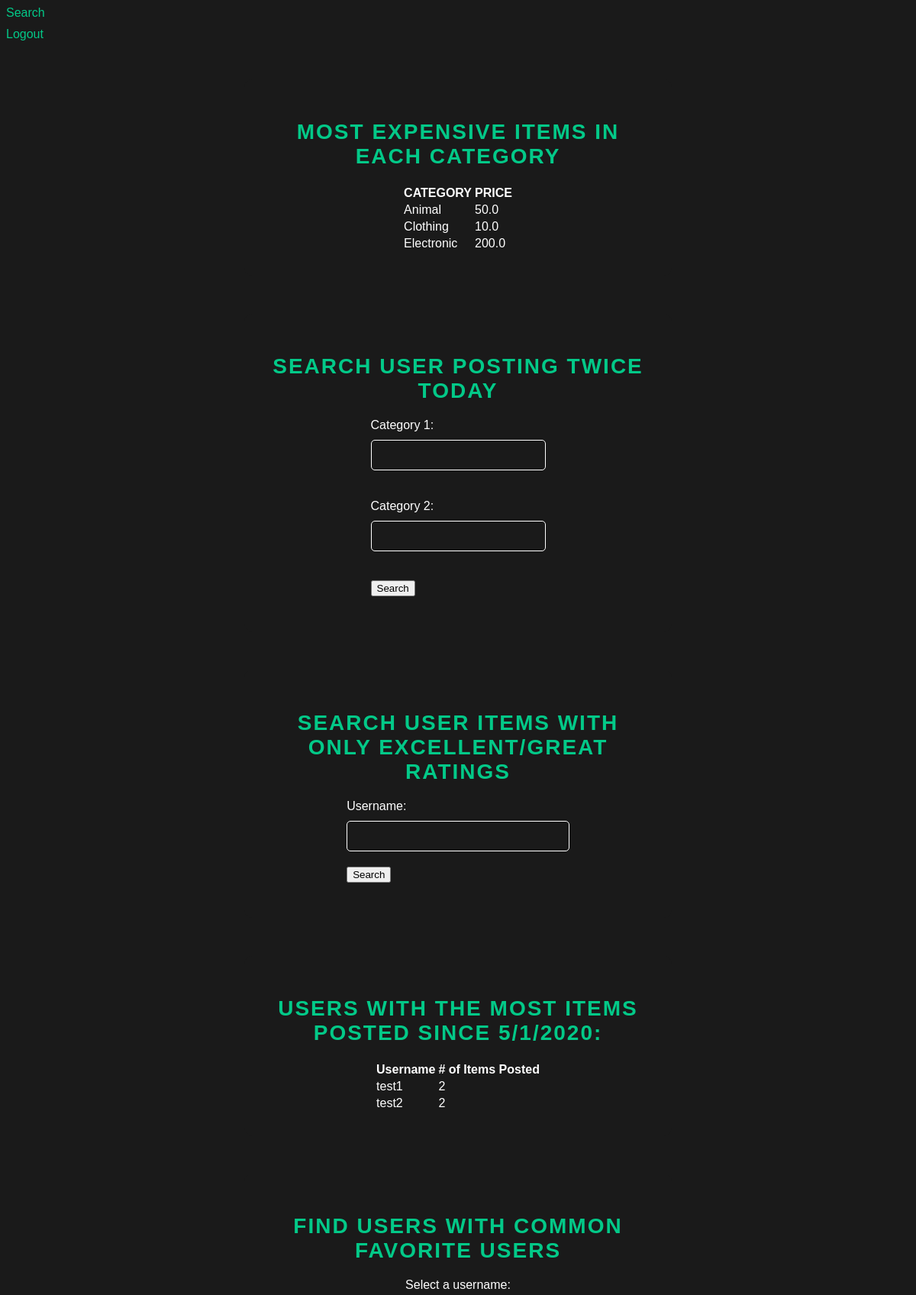
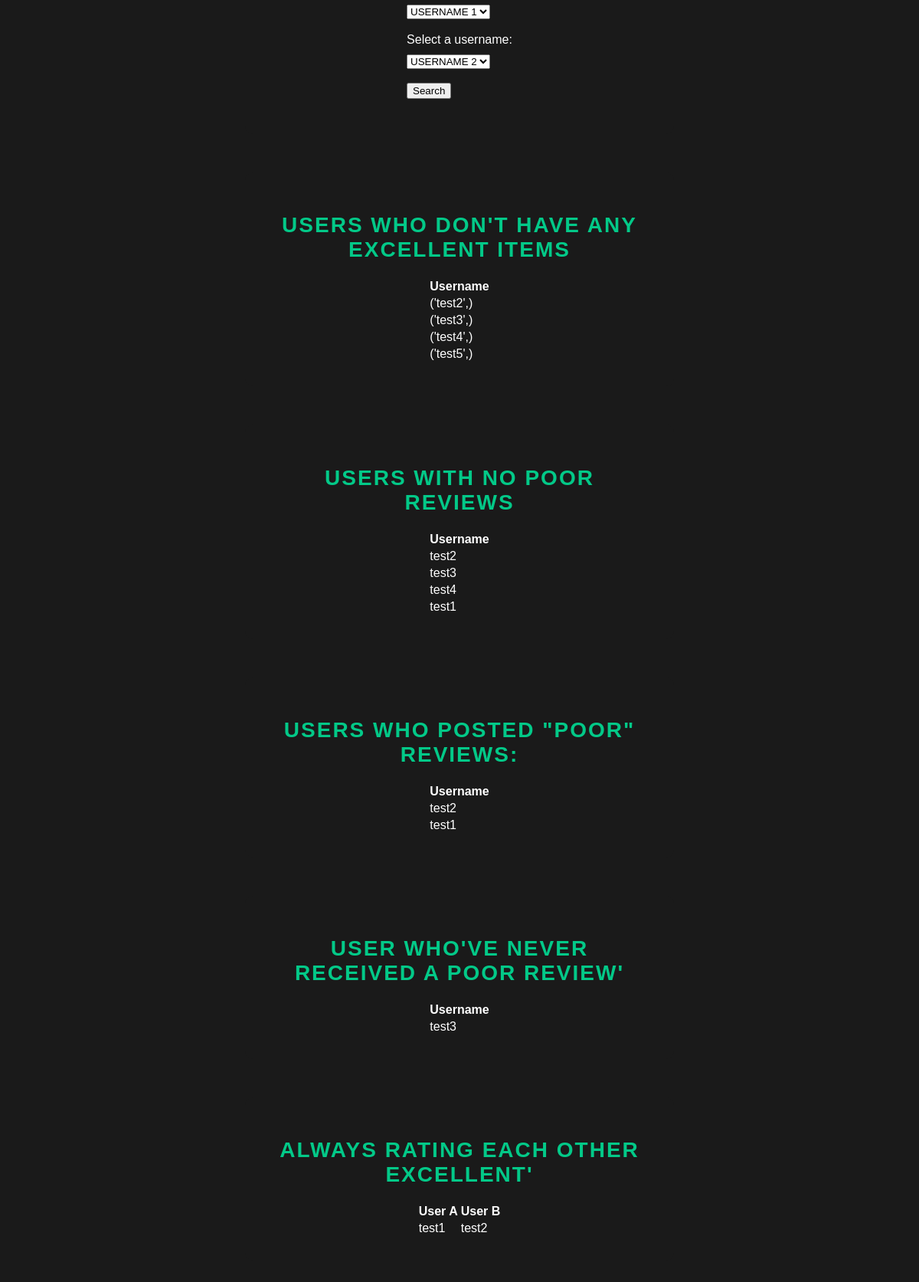
/user_forum, run on the app's committed database (2 pictures, top to bottom).
### tables this page shows
CREATE TABLE items (
                        id INTEGER PRIMARY KEY AUTOINCREMENT,
                        username TEXT,
                        title TEXT,
                        description TEXT,
                        category TEXT,
                        price REAL,
                        date TEXT
                        );

CREATE TABLE reviews (
                    id INTEGER PRIMARY KEY AUTOINCREMENT,
                    username TEXT,
                    item_id INTEGER,
                    rating TEXT,
                    description TEXT,
                    date TEXT
                    );

CREATE TABLE users (
                        username TEXT PRIMARY KEY,
                        email TEXT,
                        firstName TEXT,
                        lastName TEXT,
                        password TEXT
                        );

### app.py (the view)
@app.route("/user_forum", methods=["GET", "POST"])
def user_forum():
    with sqlite3.connect(db_path) as conn:
        c = conn.cursor()
        c.execute("SELECT * FROM items")
        items = c.fetchall()
        c.execute("SELECT *, MAX(price) as max_prices FROM items GROUP by category")
        max_prices = c.fetchall()
        category1 = request.args.get("category1")
        category2 = request.args.get("category2")
        c.execute(
            "SELECT DISTINCT username FROM items WHERE category=? OR category=? GROUP BY username HAVING COUNT(DISTINCT category) = 2",
            (category1, category2),
        )
        users = c.fetchall()
        username = request.args.get("username")
        c.execute(
            'SELECT id, username, item_id, rating, description, date FROM reviews WHERE username=? AND rating IN ("Excellent", "Great")',
            (username,),
        )
        reviews = c.fetchall()
        c.execute(
            """SELECT username, COUNT(*) as num_items FROM items
                        WHERE date >= "2020-05-01" GROUP BY username HAVING num_items = (
                            SELECT COUNT(*) FROM items WHERE date >= "2020-05-01"
                            GROUP BY username ORDER BY COUNT(*) DESC LIMIT 1 )"""
        )
        top_users = c.fetchall()
        c.execute("SELECT DISTINCT username FROM favorites")
        usernames = c.fetchall()
        username1 = ""
        username2 = ""
        if request.method == "POST":
            username1 = request.form["username1"]
            username2 = request.form["username2"]
            c.execute(
                f"""SELECT favorite_user
                    FROM favorites
                    WHERE username = '{username1}'
                    AND favorite_user IN (
                      SELECT favorite_user
                      FROM favorites
                      WHERE username = '{username2}'
                    );
                    """
            )
            common_favorites = c.fetchall()
        else:
            common_favorites = None
    c.execute(
        """ select username from users where username not in (SELECT DISTINCT items.username
            FROM items
            LEFT JOIN reviews ON items.id = reviews.item_id
            WHERE reviews.rating = 'Excellent'
            GROUP BY items.id, items.username
            HAVING COUNT(reviews.id) >= 3)
            """
    )
    excellent_users = c.fetchall()
    c.execute("SELECT DISTINCT username FROM reviews WHERE rating!=?", ("Poor",))
    users2 = c.fetchall()
    c.execute('SELECT DISTINCT username FROM reviews WHERE rating = "Poor"')
    poor_review_users = c.fetchall()
    c.execute('''
            WITH poor_review_users AS (
                SELECT DISTINCT i.username
                FROM items i
                JOIN reviews r ON i.id = r.item_id
                WHERE r.rating = "Poor"
            )
            SELECT DISTINCT i.username
            FROM items i
            WHERE i.username NOT IN (SELECT username FROM poor_review_users)
        ''')
    good_item_users = c.fetchall()
    c.execute('''SELECT i1.username as user1, i2.username as user2
                    FROM items i1
                    INNER JOIN reviews r1 ON i1.id = r1.item_id AND r1.rating = 'Excellent'
                    INNER JOIN items i2 ON i2.username = r1.username AND i1.id != i2.id
                    INNER JOIN reviews r2 ON i2.id = r2.item_id AND r2.username = i1.username
                    WHERE NOT EXISTS (
                        SELECT 1
                        FROM reviews r3
                        WHERE r3.username = i1.username AND r3.item_id = i2.id AND r3.rating != 'Excellent'
                        OR r3.username = i2.username AND r3.item_id = i1.id AND r3.rating != 'Excellent'
                    )''')
    excellent_review_pairs = [list(sorted(x)) for x in c.fetchall()]
    ret = [pair for i, pair in enumerate(excellent_review_pairs) if pair not in excellent_review_pairs[:i]]
    return render_template(
        "userforum.html",
        item_results=items,
        max_prices=max_prices,
        users=users,
        users2=users2,
        reviews=reviews,
        top_users=top_users,
        excellent_users=excellent_users,
        poor_review_users=poor_review_users,
        good_item_users=good_item_users,
        excellent_review_pairs=ret,
        usernames=usernames,
        username1=username1,
        username2=username2,
        common_favorites=common_favorites,
    )

### templates/userforum.html (shortened to what this page needs)
<html lang="en">
  <head>
    <link
      rel="stylesheet"
      type="text/css"
      href="{{ url_for('static', filename='user_forum.css') }}"
    />
  </head>
  <body>
    <nav class="active">
      <ul>
        <li><a href="{{ url_for('searchbar') }}">Search</a></li>
        <li><a href="{{ url_for('handle_signin') }}">Logout</a></li>
      </ul>
    </nav>
    <section class="expensive-items-section">
      <h2>Most Expensive Items in Each Category</h2>
      <table id="item-results">
        <thead>
          <tr>
            <th>CATEGORY</th>
            <th>PRICE</th>
          </tr>
        </thead>
        <tbody>
          {% if max_prices %} {% for result in max_prices %}
          <tr>
            <td>{{ result[4] }}</td>
            <td>{{ result[5] }}</td>
          </tr>
          {% endfor %} {% else %}
          <tr>
            <td colspan="2">No results found.</td>
          </tr>
          {% endif %}
        </tbody>
      </table>
    </section>
    <section class="user-twice">
      <h2>Search User Posting Twice Today</h2>
      <form method="get" action="{{ url_for('user_forum') }}">
        <label for="category1">Category 1:</label>
        <input type="text" name="category1" id="category1" /><br /><br />
        <label for="category2">Category 2:</label>
        <input type="text" name="category2" id="category2" /><br /><br />
        <input type="submit" value="Search" />
      </form>
    </section>
    <section class="user-rating">
      <h2>Search User Items with Only Excellent/Great Ratings</h2>
      <form method="get" action="{{ url_for('user_forum') }}">
        <label for="username">Username:</label>
        <input type="text" id="username" name="username" />
        <input type="submit" value="Search" />
      </form>
    </section>
    <section class="user-most-items">
      {% if top_users %}
      <h2>Users with the most items posted since 5/1/2020:</h2>
      <table>
        <thead>
          <tr>
            <th>Username</th>
            <th># of Items Posted</th>
          </tr>
        </thead>
        <tbody>
          {% for user in top_users %}
          <tr>
            <td>{{ user[0] }}</td>
            <td>{{ user[1] }}</td>
          </tr>
          {% endfor %}
        </tbody>
      </table>
      {% endif %}
    </section>
    <section class="common-favorites-section">
      <h2>Find Users with Common Favorite Users</h2>
      <form method="post" action="{{ url_for('user_forum') }}">
        <label for="username1">Select a username:</label>
        <select name="username1" id="username1">
          <option value="" disabled selected hidden>USERNAME 1</option>
        </select>
        <br /><br />
        <label for="username2">Select a username:</label>
        <select name="username2" id="username2">
          <option value="" disabled selected hidden>USERNAME 2</option>
        </select>
        <br /><br />
        <input type="submit" value="Search" />
      </form>
    </section>
    <section class="user-noexcellent">
      <h2>Users who don't have any Excellent Items</h2>
      <table>
        <thead>
          <tr>
            <th>Username</th>
          </tr>
        </thead>
        <tbody>
          {% for user in excellent_users %}
          <tr>
            <td>{{ user }}</td>
          </tr>
          {% endfor %}
        </tbody>
      </table>
    </section>
    <section class="user-nopoor">
      <h2>Users with No Poor Reviews</h2>
      <table>
        <thead>
          <tr>
            <th>Username</th>
          </tr>
        </thead>
        <tbody>
          {% for user in users2 %}
          <tr>
            <td>{{ user[0] }}</td>
          </tr>
          {% endfor %}
        </tbody>
      </table>
    </section>
    <section class="user-poor-reviews">
      {% if poor_review_users %}
      <h2>Users who posted "Poor" reviews:</h2>
      <table>
        <thead>
          <tr>
            <th>Username</th>
          </tr>
        </thead>
        <tbody>
          {% for user in poor_review_users %}
          <tr>
            <td>{{ user[0] }}</td>
          </tr>
          {% endfor %}
        </tbody>
      </table>
      {% endif %}
    </section>
    <section class="good-item-users">
      <h2>User who've never received a Poor Review'</h2>
      <table>
        <thead>
          <tr>
            <th>Username</th>
          </tr>
        </thead>
        <tbody>
          {% for user in good_item_users %}
          <tr>
            <td>{{ user[0] }}</td>
          </tr>
          {% endfor %}
        </tbody>
      </table>
    </section>
    <section class="pair-excellent">
      <h2>Always Rating Each Other Excellent'</h2>
      <table>
        <thead>
          <tr>
            <th>User A</th>
            <th>User B</th>
          </tr>
        </thead>
        <tbody>
          {% for user_pair in excellent_review_pairs %}
          <tr>
            <td>{{ user_pair[0] }}</td>
            <td>{{ user_pair[1] }}</td>
          </tr>
          {% endfor %}
        </tbody>
      </table>
    </section>
  </body>
</html>

### static/user_forum.css (style rules this page uses)
body { background-color: #1a1a1a; color: #fff; font-family: Arial, sans-serif; }
h1, h2, h3, h4, h5, h6 { color: #03c988; }
section { display: flex; flex-direction: column; align-items: center; justify-content: center; max-width: 500px; margin: 50px auto; padding: 30px; background-color: #1a1a1a; border-radius: 10px; }
h2 { font-size: 28px; margin-bottom: 20px; text-align: center; text-transform: uppercase; letter-spacing: 2px; }
label { display: block; margin-bottom: 10px; font-size: 16px; }
input[type="text"], input[type="email"], input[type="password"], button[type="submit"], textarea { width: 100%; padding: 10px; border: none; border-radius: 5px; font-size: 16px; margin-bottom: 20px; background-color: transparent; color: #fff; border: 1px solid #fff; }
ul { list-style: none; margin: 0; padding: 0; }
li { margin-bottom: 10px; }
a { color: #03c988; text-decoration: none; }

### data on the page
items: category "Animal", price "50.0"
items: category "Clothing", price "10.0"
items: category "Electronic", price "200.0"
reviews: username "test2", item "2"
users: user "('test2',)"
users: user "('test3',)"
users: user "('test4',)"
users: user "('test5',)"
items: username "test1", username "test2"

### other printed values
{{ user[0] }} "test1"
{{ user[1] }} "2"
{{ user[0] }} "test2" "test3" "test4" "test1"
{{ user[0] }} "test2" "test1"
{{ user[0] }} "test3"
